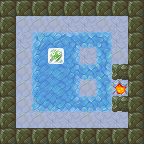

This is a level from a 2D game, rendered from its Tiled map with the project's own tilesets. A one-line summary and the map file follow, with tile-layer data summarised:
An orthogonal 9x9 tile map with 16x16 px tiles, 4 tile layers (Bottom, Floor, FloorTop, Blocks), 5 tilesets.

<map version="1.0" orientation="orthogonal" width="9" height="9" tilewidth="16" tileheight="16">
 <tileset firstgid="1" name="ground" tilewidth="16" tileheight="16">
  <image source="assets/tileset-ground.png" width="48" height="16" />
 </tileset>
 <tileset firstgid="4" name="misc" tilewidth="16" tileheight="16">
  <image source="assets/tileset-misc.png" width="64" height="16" />
  <tile id="3">
   <properties>
    <property name="goal" value="true" />
   </properties>
  </tile>
 </tileset>
 <tileset firstgid="8" name="pushblocks" tilewidth="16" tileheight="16">
  <image source="assets/tileset-pushblocks.png" width="48" height="16" />
  <tile id="1">
   <properties>
    <property name="goal" value="true" />
    <property name="sprite" value="assets/frozen.sprite" />
   </properties>
  </tile>
 </tileset>
 <tileset firstgid="11" name="rocks" tilewidth="16" tileheight="16">
  <properties>
   <property name="collision" value="true" />
  </properties>
  <image source="assets/tileset-rocks.png" width="256" height="48" />
 </tileset>
 <tileset firstgid="59" name="slippery" tilewidth="16" tileheight="16">
  <properties>
   <property name="slippery_block" value="true" />
   <property name="slippery_player" value="true" />
  </properties>
  <image source="assets/tileset-slippery.png" width="256" height="48" />
 </tileset>
 <layer name="Bottom" width="9" height="9">
  <data>[81 cells, 81 non-empty, 2 distinct tile ids]</data>
 </layer>
 <layer name="Floor" width="9" height="9">
  <properties>
   <property name="player_offset_y" value="-1" />
   <property name="player_sprite" value="assets/dino.sprite" />
  </properties>
  <data>[81 cells, 56 non-empty, 17 distinct tile ids]</data>
 </layer>
 <layer name="FloorTop" width="9" height="9">
  <data>[81 cells, 2 non-empty, 1 distinct tile ids]</data>
 </layer>
 <layer name="Blocks" width="9" height="9">
  <data>[81 cells, 1 non-empty, 1 distinct tile ids]</data>
 </layer>
</map>
